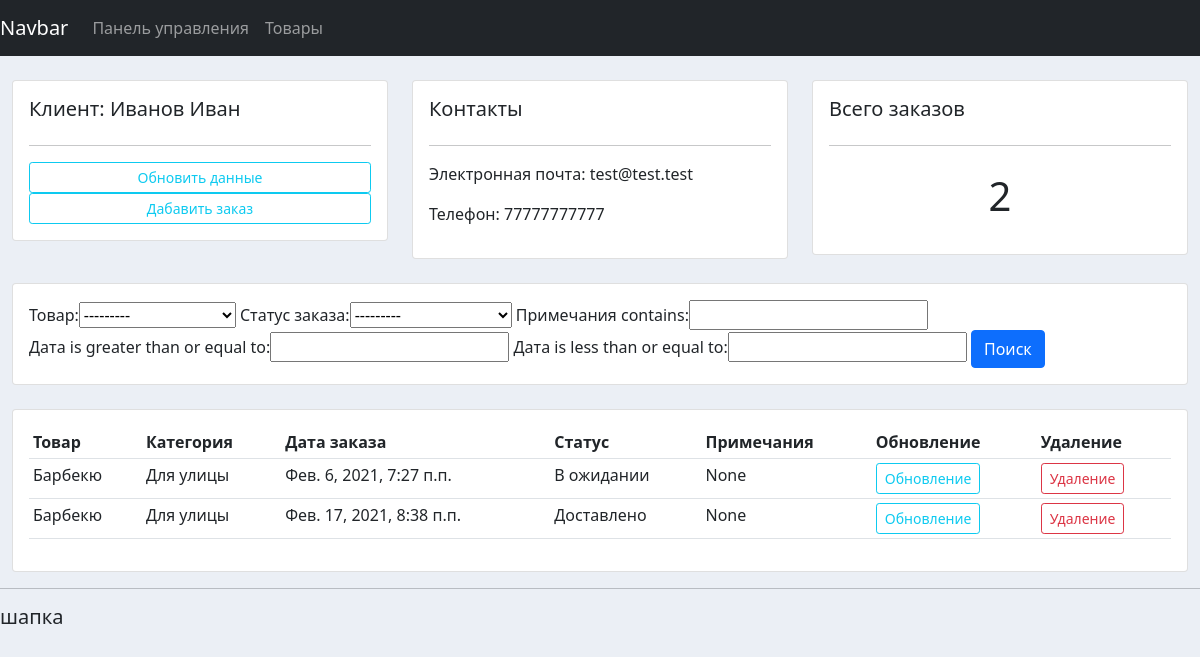
The app's page /customer/1, older data.
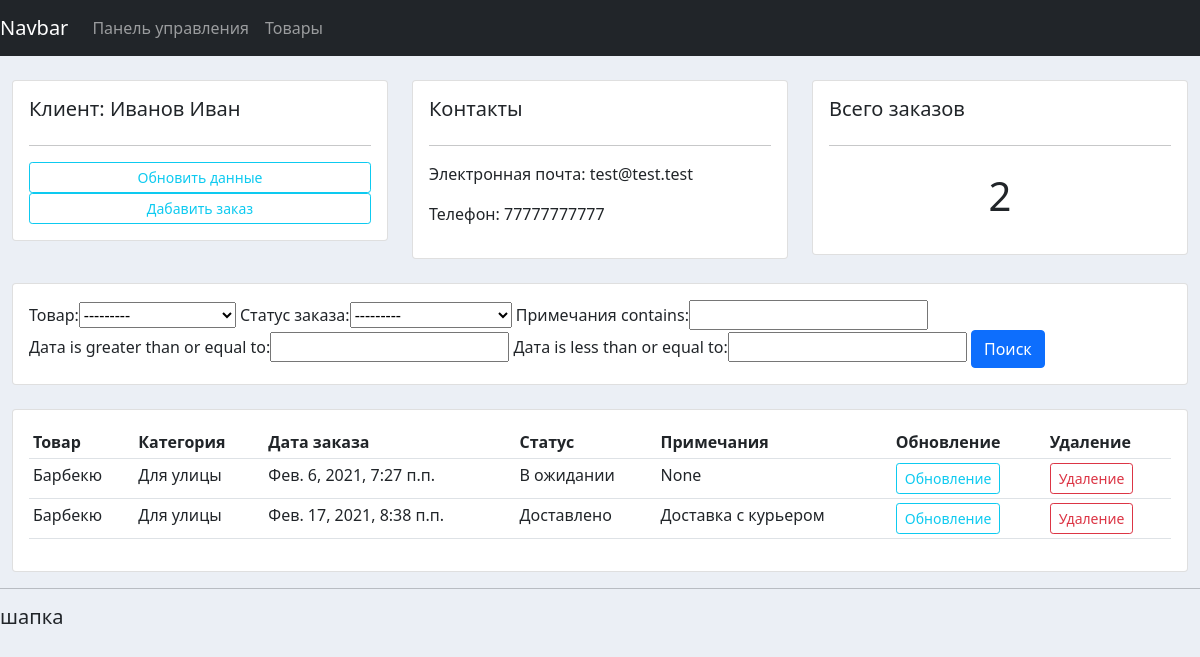
The same page, newer data.
### accounts/models.py (models this page shows, shortened)
class Order(models.Model):
    STATUS = (
        ('В ожидании', 'В ожидании'),
        ('Готово к доставке', 'Готово к доставке'),
        ('Доставлено', 'Доставлено'),
    )
    customer = models.ForeignKey(Customer, null = True, on_delete = models.SET_NULL, verbose_name = 'Клиент')
    product = models.ForeignKey(Pruduct, null = True, on_delete = models.SET_NULL, verbose_name = 'Товар')
    date_created = models.DateTimeField(auto_now_add=True, null = True, verbose_name = 'Дата')
    status = models.CharField(max_length = 200, null = True, choices = STATUS, verbose_name = 'Статус заказа')
    note = models.CharField(max_length = 10000, null = True, verbose_name = 'Примечания', default = '-')
    class Meta:
        verbose_name_plural = 'Заказы'
        verbose_name = 'Заказ'

class Pruduct(models.Model):
    CATEGORY = (
        ('Для дома', 'Для дома'),
        ('Для улицы', 'Для улицы'),
    )
    name = models.CharField(max_length=200, null = True, verbose_name = 'Наименования')
    price = models.FloatField(null = True, verbose_name = 'Цена')
    category = models.CharField(max_length=200, null = True, choices = CATEGORY, verbose_name = 'Категория')
    description = models.CharField(max_length=200, null = True, verbose_name = 'Описание', blank = True)
    date_created = models.DateTimeField(auto_now_add=True, null = True, verbose_name = 'Дата')
    tags = models.ManyToManyField(Tag)
    class Meta:
        verbose_name_plural = 'Продукция'
        verbose_name = 'Продукция'
    def __str__(self):
        return self.name

### accounts/views.py (the view)
# urls.py: path('customer/<str:pk>', customer, name = 'customer'),
def customer(request, pk):
    customer = Customer.objects.get(id = pk)
    orders = customer.order_set.all()
    orders_count = orders.count()
    myFilter = OrderFilter(request.GET, queryset = orders)
    orders = myFilter.qs
    context = {'customer': customer, 'orders': orders, 'orders_count': orders_count,
                'myfilter': myFilter}
    return render(request, 'accounts/customer.html', context)

### accounts/templates/accounts/customer.html (shortened to what this page needs)
{% extends "accounts/base.html" %}
{% block content %}
<br>
<div class="row">
	<div class="col-md">
		<div class="card card-body">
			<h5>Клиент: {{ customer.name }}</h5>
			<hr>
			<a class="btn btn-outline-info  btn-sm btn-block" href="">Обновить данные</a>
			<a class="btn btn-outline-info  btn-sm btn-block" href="{% url 'create_order' customer.id %}">Дабавить заказ</a>
		</div>
	</div>
	<div class="col-md">
		<div class="card card-body">
			<h5>Контакты</h5>
			<hr>
			<p>Электронная почта: {{ customer.email }}</p>
			<p>Телефон: {{ customer.phone }}</p>
		</div>
	</div>
	<div class="col-md">
		<div class="card card-body">
			<h5>Всего заказов</h5>
			<hr>
			<h1 style="text-align: center;padding: 10px">{{ orders_count }}</h1>
		</div>
	</div>
</div>
<br>
<div class="row">
	<div class="col">
		<div class="card card-body">
			<form method="get">
				{{ myfilter.form }}
		    <button class="btn btn-primary" type="submit">Поиск</button>
		  </form>
		</div>
	</div>
</div>
<br>
<div class="row">
	<div class="col-md">
		<div class="card card-body">
			<table class="table table-sm">
				<tr>
					<th>Товар</th>
					<th>Категория</th>
					<th>Дата заказа</th>
					<th>Статус</th>
					<th>Примечания</th>
					<th>Обновление</th>
					<th>Удаление</th>
				</tr>
				{% for order in orders %}
				<tr>
					<td>{{ order.product }}</td>
					<td>{{ order.product.category }}</td>
					<td>{{ order.date_created }}</td>
					<td>{{ order.status }}</td>
					<td>{{ order.note }}</td>
					<td><a class="btn btn-outline-info  btn-sm btn-block" href="{% url 'update_order' order.id %}">Обновление</a></td>
					<td><a class="btn btn-outline-danger  btn-sm btn-block" href="{% url 'delete_order' order.id %}">Удаление</a></td>
				</tr>
				{% endfor %}
			</table>
		</div>
	</div>
</div>
{% endblock content %}

Row changes from the older to the newer data that the page shows:
changed Order "Доставлено": note "None" → "Доставка с курьером"
